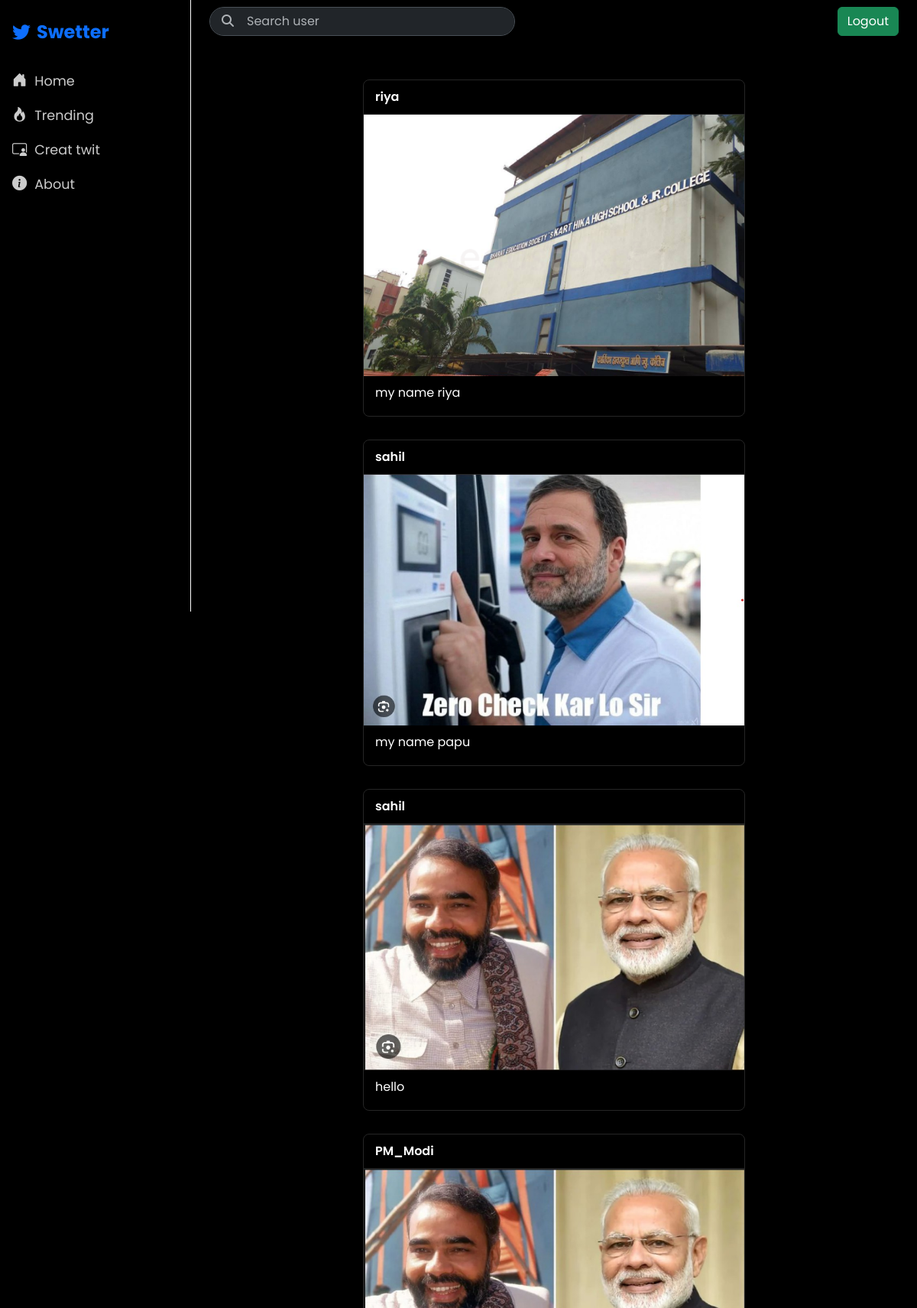
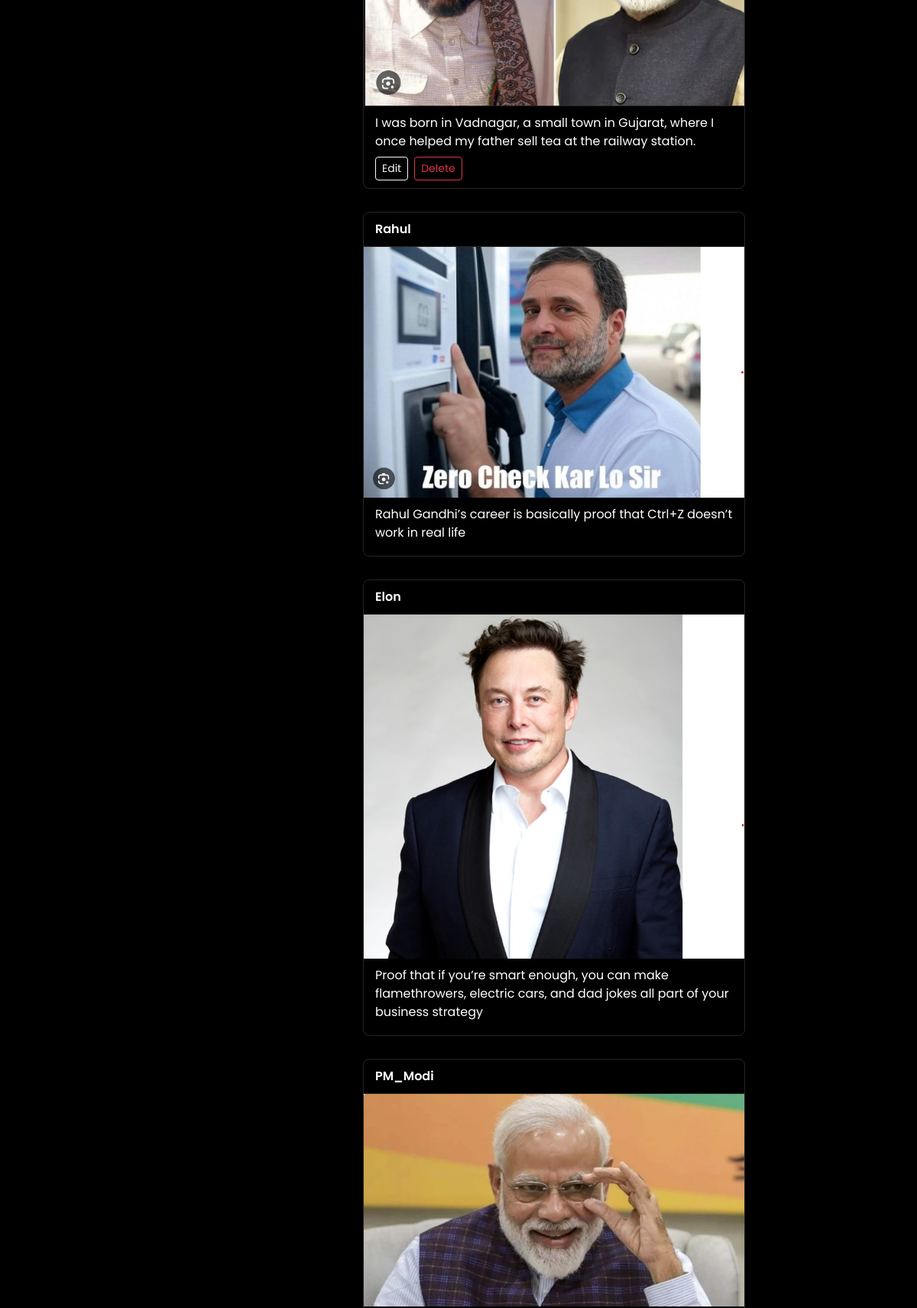
Page /twit/ (signed in, upper part) on the committed database (2 pictures, top to bottom).
### twit/models.py (models this page shows)
class twit(models.Model):
    user =models.ForeignKey(User, on_delete=models.CASCADE)
    text = models.TextField(max_length=250)
    photo= models.ImageField(upload_to='photos/', blank=True, null=True)
    created_at= models.DateTimeField( auto_now_add=True)
    updated_at= models.DateTimeField( auto_now=True)

### twit/views.py (the view)
# urls.py: path('', views.twit_list, name='twit_list'),
@login_required
def twit_list(request):
    twits = twit.objects.all().order_by('-created_at')
    return render(request , 'twit_list.html', {'twits':twits})

### twit/templates/twit_list.html (shortened to what this page needs)
{% extends "layout.html" %}
{% block content %}
<div class="feed mt-4">
  {% for twit in twits %}
  <div class="post-card">
    <div class="post-header text-white">
      {{ twit.user.username }}
    </div>
    {% if twit.photo and twit.photo.name %}
      <img src="{{ twit.photo.url }}" class="post-img" alt="Post image">
    {% else %}
      <img src="/static/default.jpg" class="post-img" alt="Default image">
    {% endif %}
    <div class="post-body">
      <p class="mb-2">{{ twit.text }}</p>
      {% if twit.user == user %}
      <div class="post-actions d-flex gap-2">
        <a href="{% url 'twit_edit' twit.id %}" class="btn btn-outline-light btn-sm">Edit</a>
        <a href="{% url 'twit_delete' twit.id %}" class="btn btn-outline-danger btn-sm">Delete</a>
      </div>
      {% endif %}
    </div>
  </div>
  {% endfor %}
</div>
{% endblock %}

### templates/layout.html (shortened to what this page needs)
{% load static %}
<!DOCTYPE html>
<html lang="en" data-bs-theme="dark">
  <head>
    <link rel="stylesheet" href="https://cdn.jsdelivr.net/npm/bootstrap-icons@1.10.5/font/bootstrap-icons.css">
    <link rel="stylesheet" href="https://cdnjs.cloudflare.com/ajax/libs/font-awesome/6.4.0/css/all.min.css">
    <link rel="stylesheet" href="https://cdn.jsdelivr.net/npm/animate.css@4.1.1/animate.min.css">
    <link href="https://cdn.jsdelivr.net/npm/bootstrap@5.3.8/dist/css/bootstrap.min.css" rel="stylesheet">
  </head>
  <body>
    <div class="top-bar">
      <div class="search-box">
        <form method="get" action="{% url 'search_user' %}" class="position-relative">
          <input type="search" name="q" class="form-control ps-5 rounded-pill" placeholder="Search user">
          <span class="position-absolute top-50 start-0 translate-middle-y ps-3">
            <i class="fas fa-search text-muted"></i>
          </span>
        </form>
      </div>
      <div>
        {% if user.is_authenticated %}
        <form method="post" action="{% url 'logout' %}" class="ms-3">
          <button class="btn btn-success" type="submit">Logout</button>
        </form>
        {% else %}
        <a href="{% url 'login' %}" class="btn btn-primary ms-3">Login</a>
        {% endif %}
      </div>
    </div>
    <div class="sidebar">
      <div class="brand">
        <a class="navbar-brand d-flex align-items-center" href="{% url 'twit_list' %}">
          <i class="fa-brands fa-twitter me-2"></i> Swetter
        </a>
      </div>
      <a href="{% url 'twit_list' %}" class="nav-link"><i class="bi bi-house-door-fill"></i>Home</a>
      <a href="#" class="nav-link"><i class="bi bi-fire"></i>Trending</a>
      <a href="{% url 'twit_create' %}" class="nav-link"><i class="bi bi-person-video3"></i>Creat twit</a>
      <a href="#" class="nav-link"><i class="bi bi-info-circle-fill"></i>About</a>
    </div>
    <div class="main-content">
      {% block content %}{% endblock %}
    </div>
  </body>
</html>

### templates/layout.html (style rules this page uses)
body { background-color: #000; color: #f8f9fa; font-family: 'Poppins', sans-serif; }
.sidebar { height: 100vh; width: 250px; background-color: #000000ff; position: fixed; top: 0; left: 0; padding: 1.5rem 1rem; border-right: 1px solid #fff; }
.sidebar .brand { font-size: 1.5rem; font-weight: bold; color: #0d6efd; margin-bottom: 2rem; }
.sidebar .nav-link { font-size: 1.1rem; color: #ccc; margin-bottom: 1rem; display: flex; align-items: center; transition: all 0.2s ease; }
.sidebar .nav-link i { margin-right: 10px; font-size: 1.2rem; }
.main-content { margin-left: 250px; padding: 2rem; padding-top: 80px; }
.top-bar { position: fixed; top: 0; left: 250px; right: 0; height: 60px; background-color: #000000ff; display: flex; align-items: center; justify-content: space-between; padding: 0 1.5rem; z-index: 1000; padding-bottom: 5px; }
.search-box { max-width: 400px; flex: 1; }

### twit/templates/twit_list.html (style rules this page uses)
body { background-color: #000; }
.feed { max-width: 500px; margin: auto; }
.post-card { background-color: #000; border: 1px solid #262626; border-radius: 8px; margin-bottom: 30px; }
.post-header { padding: 10px 15px; font-weight: 600; border-bottom: 1px solid #262626; }
.post-img { width: 100%; max-height: 450px; object-fit: cover; }
.post-body { padding: 10px 15px; color: #fff; }
.post-actions a { font-size: 14px; }

### rows in the picture
twit: user.username "riya", photo (picture), text "my name riya"
twit: user.username "sahil", photo (picture), text "my name papu"
twit: user.username "sahil", photo (picture), text "hello"
twit: user.username "PM_Modi", photo (picture), text "I was born in Vadnagar, a small town in Gujarat, where I once helped my father sell tea at the railway station.", shows "Edit"
twit: user.username "Rahul", photo (picture), text "Rahul Gandhi’s career is basically proof that Ctrl+Z doesn’t work in real life"
twit: user.username "Elon", photo (picture), text "Proof that if you’re smart enough, you can make flamethrowers, electric cars, and dad jokes all part of your business strategy"
twit: user.username "PM_Modi", photo (picture)
